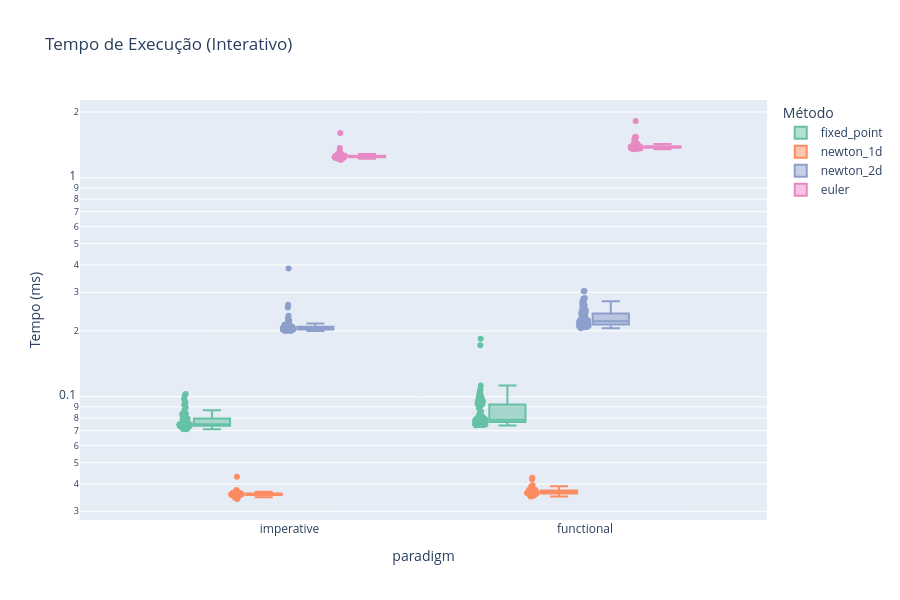

The code cell stored with this chart in its notebook:
### Code cell
fig1 = px.box(df, x="paradigm", y="wall_time_ms", color="method",
             points="all", # Mostra todos os 100 pontos ao lado do box
             log_y=True,   # Escala logarítmica para ver todos os métodos
             title="Tempo de Execução (Interativo)",
             labels={"wall_time_ms": "Tempo (ms)", "method": "Método"},
             color_discrete_sequence=px.colors.qualitative.Set2)

fig1.update_layout(height=600)
fig1.show()

### Figure 1 — Plotly figure (JSON) as saved in the notebook; plotly's stock layout.template omitted (floating-point values rounded to 4 significant figures; data arrays with more than 128 entries replaced by an {"elided": "..."} marker saying what was removed)
{"data": [{"alignmentgroup": "True", "boxpoints": "all", "hovertemplate": "Método=fixed_point<br>paradigm=%{x}<br>Tempo (ms)=%{y}<extra></extra>", "legendgroup": "fixed_point", "marker": {"color": "rgb(102,194,165)"}, "name": "fixed_point", "notched": false, "offsetgroup": "fixed_point", "orientation": "v", "showlegend": true, "type": "box", "x": {"elided": "200 str values"}, "x0": " ", "xaxis": "x", "y": {"elided": "200 float values"}, "y0": " ", "yaxis": "y"}, {"alignmentgroup": "True", "boxpoints": "all", "hovertemplate": "Método=newton_1d<br>paradigm=%{x}<br>Tempo (ms)=%{y}<extra></extra>", "legendgroup": "newton_1d", "marker": {"color": "rgb(252,141,98)"}, "name": "newton_1d", "notched": false, "offsetgroup": "newton_1d", "orientation": "v", "showlegend": true, "type": "box", "x": {"elided": "200 str values"}, "x0": " ", "xaxis": "x", "y": {"elided": "200 float values"}, "y0": " ", "yaxis": "y"}, {"alignmentgroup": "True", "boxpoints": "all", "hovertemplate": "Método=newton_2d<br>paradigm=%{x}<br>Tempo (ms)=%{y}<extra></extra>", "legendgroup": "newton_2d", "marker": {"color": "rgb(141,160,203)"}, "name": "newton_2d", "notched": false, "offsetgroup": "newton_2d", "orientation": "v", "showlegend": true, "type": "box", "x": {"elided": "200 str values"}, "x0": " ", "xaxis": "x", "y": {"elided": "200 float values"}, "y0": " ", "yaxis": "y"}, {"alignmentgroup": "True", "boxpoints": "all", "hovertemplate": "Método=euler<br>paradigm=%{x}<br>Tempo (ms)=%{y}<extra></extra>", "legendgroup": "euler", "marker": {"color": "rgb(231,138,195)"}, "name": "euler", "notched": false, "offsetgroup": "euler", "orientation": "v", "showlegend": true, "type": "box", "x": {"elided": "200 str values"}, "x0": " ", "xaxis": "x", "y": {"elided": "200 float values"}, "y0": " ", "yaxis": "y"}], "layout": {"boxmode": "group", "height": 600, "legend": {"title": {"text": "Método"}, "tracegroupgap": 0}, "title": {"text": "Tempo de Execução (Interativo)"}, "xaxis": {"anchor": "y", "domain": [0, 1], "title": {"text": "paradigm"}}, "yaxis": {"anchor": "x", "domain": [0, 1], "title": {"text": "Tempo (ms)"}, "type": "log"}}}
